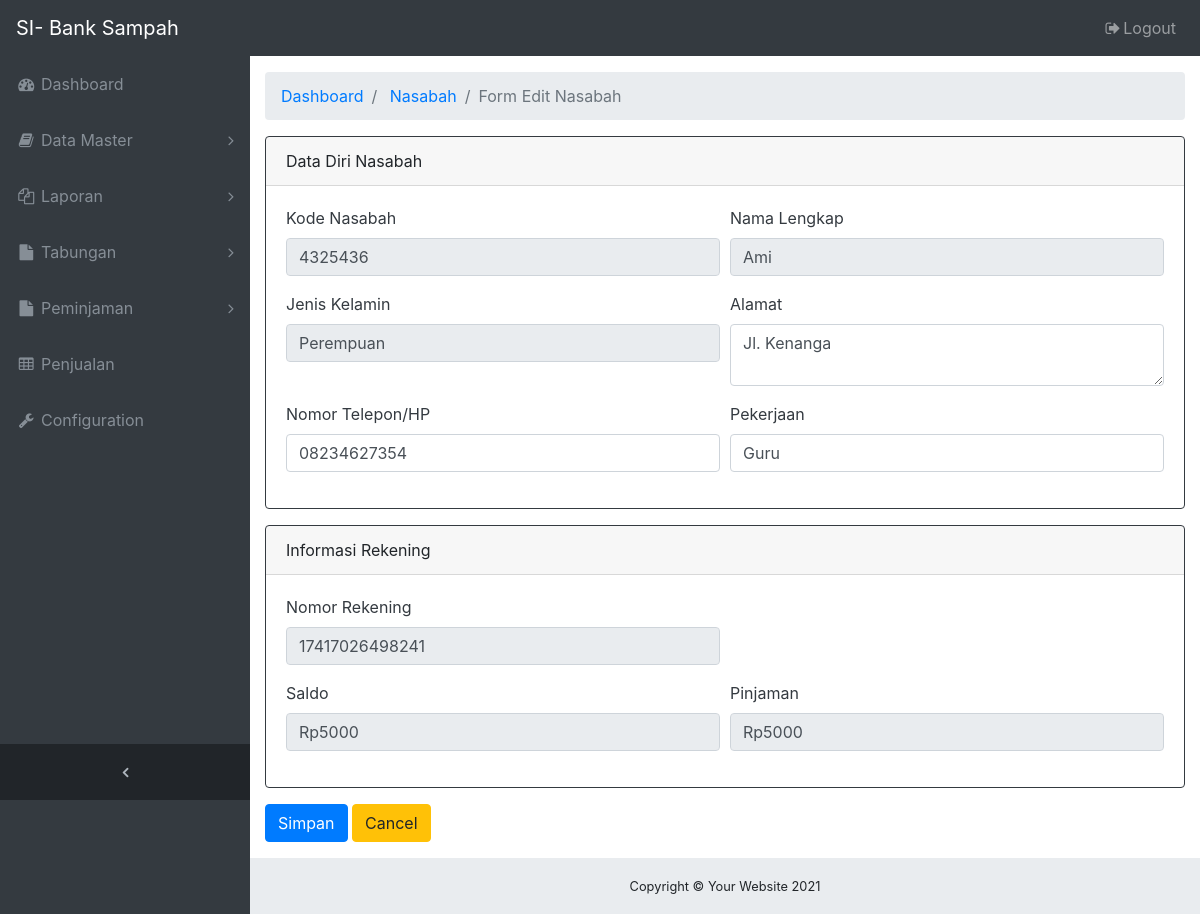
Page /ADMIN/form-edit-nasabah.php?id=13 (signed in) on the committed database.
### tables this page shows
CREATE TABLE `tb_nasabah` (
  `id_nasabah` int(11) NOT NULL,
  `kode_nasabah` varchar(20) NOT NULL,
  `users_id` int(11) NOT NULL,
  `pekerjaan` varchar(15) NOT NULL,
  `tgl_daftar` date NOT NULL,
  `nomor_rekening` varchar(20) NOT NULL,
  `saldo` int(11) NOT NULL,
  `pinjaman` int(11) NOT NULL
);

CREATE TABLE `tb_users` (
  `id` int(11) NOT NULL,
  `nama` varchar(50) NOT NULL,
  `jenis_kelamin` varchar(10) NOT NULL,
  `alamat` varchar(50) NOT NULL,
  `telp` varchar(15) NOT NULL,
  `username` varchar(20) NOT NULL,
  `password` varchar(20) NOT NULL,
  `level_user` int(11) NOT NULL
);

### ADMIN/form-edit-nasabah.php (the view, shortened to what this page needs)
<?php
include 'koneksi_db.php';
$id       = $_GET['id'];
$nasabah  = mysqli_query($koneksi,"SELECT u.id, n.kode_nasabah, u.nama, u.jenis_kelamin, u.alamat, u.telp, n.pekerjaan, n.nomor_rekening, n.saldo, n.pinjaman FROM tb_nasabah n INNER JOIN tb_users u ON n.users_id = u.id WHERE u.id = $id");
$row      = mysqli_fetch_array($nasabah);
?>
<!DOCTYPE html>
<html lang="en">
<head>
  <link href="vendor/bootstrap/css/bootstrap.min.css" rel="stylesheet">
  <link href="vendor/font-awesome/css/font-awesome.min.css" rel="stylesheet" type="text/css">
  <link href="vendor/datatables/dataTables.bootstrap4.css" rel="stylesheet">
  <link href="css/sb-admin.css" rel="stylesheet">
  <?php include 'navbar.php'; ?>
</head>
<body class="fixed-nav sticky-footer bg-dark" id="page-top">
  <div class="content-wrapper">
    <div class="container-fluid">
      <ol class="breadcrumb">
        <li class="breadcrumb-item">
          <a href="index.php">Dashboard</a>
        </li>
        <li class="breadcrumb-item">
          <a href="menu-nasabah.php">Nasabah</a>
        </li>
        <li class="breadcrumb-item active">Form Edit Nasabah</li>
      </ol>
      <form method="POST" action="proses-edit-nasabah.php">
        <div class="card border-dark mb-3" style="max-width: 100rem;">
          <div class="card-header">Data Diri Nasabah</div>
          <div class="card-body text-dark">
            <div class="form-row">
              <div class="form-group col-md-6">
                <label for="InputKode">Kode Nasabah</label>
                <input type="number" class="form-control" name="kode_nasabah" id="InputKode" value="<?php echo $row['kode_nasabah']; ?>" readonly required>
              </div>
              <div class="form-group col-md-6">
                <label for="InputNama">Nama Lengkap</label>
                <input type="text" class="form-control" name="nama" id="InputNama" value="<?php echo $row['nama']; ?>" readonly required>
              </div>
              <div class="form-group col-md-6">
                <label for="InputJenisKelamin">Jenis Kelamin</label>
                <input type="text" class="form-control" name="jenisKelamin" id="InputJenisKelamin" value="<?php echo $row['jenis_kelamin']; ?>" readonly required>
              </div>
              <div class="form-group col-md-6">
                <label for="InputAlamat">Alamat</label>
                <textarea class="form-control" id="InputAlamat" name="alamat" required rows="2"><?php echo $row['alamat']; ?></textarea>
              </div>
              <div class="form-group col-md-6">
                <label for="InputTelepon">Nomor Telepon/HP</label>
                <input type="number" class="form-control" name="telp" id="InputTelepon" value="<?php echo $row['telp']; ?>" required>
              </div>
              <div class="form-group col-md-6">
                <label for="InputPekerjaan">Pekerjaan</label>
                <input type="text" class="form-control" name="pekerjaan" id="InputPekerjaan" value="<?php echo $row['pekerjaan']; ?>" required>
              </div>
            </div>
          </div>
        </div>
        <div class="card border-dark mb-3" style="max-width: 100rem;">
          <div class="card-header">Informasi Rekening</div>
          <div class="card-body text-dark">
            <div class="form-row">
              <div class="form-group col-md-6">
                <label for="InputNorek">Nomor Rekening</label>
                <input type="text" class="form-control" name="norek" id="InputNorek" value="<?php echo $row['nomor_rekening']; ?>" readonly required>
              </div>
            </div>
            <div class="form-row">
              <div class="form-group col-md-6">
                <label for="InputSaldo">Saldo</label>
                <input type="text" class="form-control" name="saldo" id="InputSaldo" value="<?php echo "Rp",$row['saldo']; ?>" readonly required>
              </div>
              <div class="form-group col-md-6">
                <label for="InputPinjam">Pinjaman</label>
                <input type="text" class="form-control" name="pinjam" id="InputPinjam" value="<?php echo "Rp",$row['pinjaman']; ?>" readonly required>
              </div>
            </div>
          </div>
        </div>
        <div class="form-group">
          <input type="submit" name="Submit" value="Simpan" class="btn btn-primary">
          <input type="button" value="Cancel" class="btn btn-warning" onclick="history.back(-1)" />
        </div>
      </form>
    </div>
    <?php include 'footer.php'; ?>
  </div>
</body>
</html>

### ADMIN/css/sb-admin.css (style rules this page uses)
html { position: relative; min-height: 100%; }
body { overflow-x: hidden; }
body.sticky-footer { margin-bottom: 56px; }
body.sticky-footer .content-wrapper { min-height: calc(100vh - 56px - 56px); }
body.fixed-nav { padding-top: 56px; }
.content-wrapper { min-height: calc(100vh - 56px); padding-top: 1rem; }
.content-wrapper { overflow-x: hidden; background: white; }
@media (min-width: 992px) { .content-wrapper { margin-left: 250px; } }

### rows in the picture
tb_nasabah: kode_nasabah "4325436", nama "Ami", jenisKelamin "Perempuan", alamat "Jl. Kenanga", telp "08234627354", pekerjaan "Guru", norek "17417026498241", saldo "Rp5000", pinjam "Rp5000"
